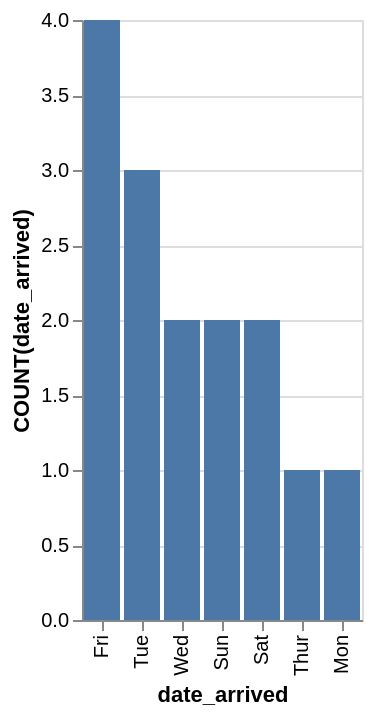

Specify this chart in Vega-Lite:
### Vega-Lite specification from a JSON file in a GitHub repository (floating-point values rounded to 4 significant figures)
{"data": {"values": [{"x_data": "Fri", "y_data": 4}, {"x_data": "Tue", "y_data": 3}, {"x_data": "Wed", "y_data": 2}, {"x_data": "Sun", "y_data": 2}, {"x_data": "Sat", "y_data": 2}, {"x_data": "Thur", "y_data": 1}, {"x_data": "Mon", "y_data": 1}]}, "mark": "bar", "encoding": {"x": {"field": "x_data", "type": "nominal", "title": "date_arrived", "sort": {"op": "sum", "field": "y_data", "order": "descending"}}, "y": {"field": "y_data", "type": "quantitative", "title": "COUNT(date_arrived)"}}}
